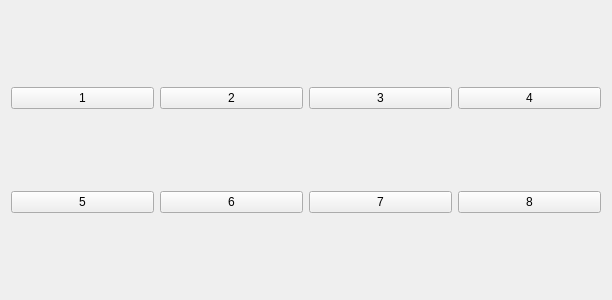
<?xml version="1.0" encoding="UTF-8"?>
<ui version="4.0">
 <class>Form</class>
 <widget class="QWidget" name="Form">
  <property name="geometry">
   <rect>
    <x>0</x>
    <y>0</y>
    <width>612</width>
    <height>300</height>
   </rect>
  </property>
  <property name="windowTitle">
   <string>GridLayout</string>
  </property>
  <layout class="QGridLayout" name="gridLayout">
   <item row="0" column="0">
    <widget class="QPushButton" name="pushButton">
     <property name="text">
      <string>1</string>
     </property>
    </widget>
   </item>
   <item row="0" column="1">
    <widget class="QPushButton" name="pushButton_2">
     <property name="text">
      <string>2</string>
     </property>
    </widget>
   </item>
   <item row="0" column="2">
    <widget class="QPushButton" name="pushButton_3">
     <property name="text">
      <string>3</string>
     </property>
    </widget>
   </item>
   <item row="0" column="3">
    <widget class="QPushButton" name="pushButton_4">
     <property name="text">
      <string>4</string>
     </property>
    </widget>
   </item>
   <item row="1" column="0">
    <widget class="QPushButton" name="pushButton_5">
     <property name="text">
      <string>5</string>
     </property>
    </widget>
   </item>
   <item row="1" column="1">
    <widget class="QPushButton" name="pushButton_6">
     <property name="text">
      <string>6</string>
     </property>
    </widget>
   </item>
   <item row="1" column="2">
    <widget class="QPushButton" name="pushButton_7">
     <property name="text">
      <string>7</string>
     </property>
    </widget>
   </item>
   <item row="1" column="3">
    <widget class="QPushButton" name="pushButton_8">
     <property name="text">
      <string>8</string>
     </property>
    </widget>
   </item>
  </layout>
 </widget>
 <resources/>
 <connections/>
</ui>
